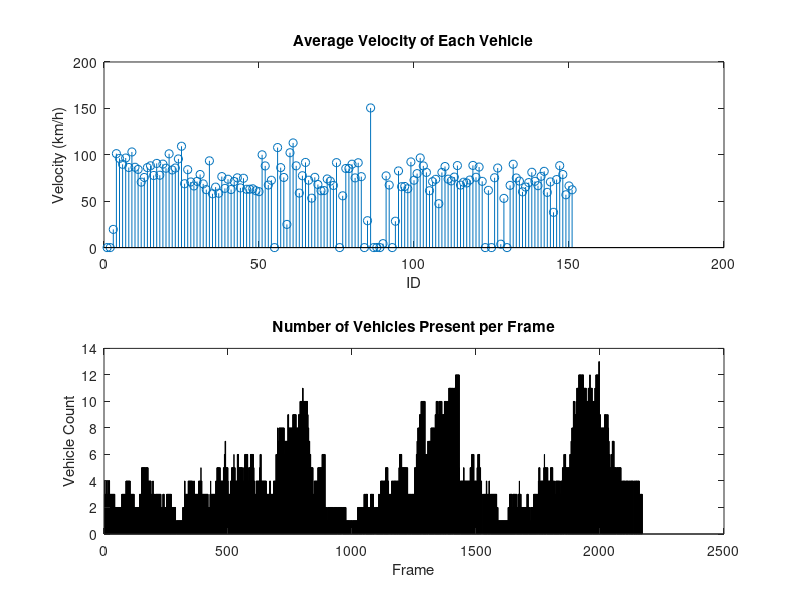

This chart was generated by the following MATLAB code:
jsonData = jsondecode(fileread('30fps-90sec-sample.json'));

%Preallocate array size
%Initialize as zero array as values will be accumulated
YVelocities = zeros(1,1000);
IDOccCounter = zeros(1,1000);


%Preallocate array for IDs.
%Dummy value: -1
IDs = -1.*ones(1,1000);
FrameNo = -1*ones(1,1000);
FrameCountNo = -1*ones(1,1000);
%Iterate through all data
for i = 1:length(jsonData)-1
    realFrameID = jsonData{i}.Frame;
    frameIndex = realFrameID + 1;
    frameCount = jsonData{i}.FrameCount;
    FrameNo(frameIndex) = realFrameID;
    FrameCountNo(frameIndex) = frameCount;
    FrameVehicleLength = length(jsonData{i}.FrameVehicles);
    for j = 1:FrameVehicleLength
        realID = jsonData{i}.FrameVehicles(j).ID;
        realYVel = jsonData{i}.FrameVehicles(j).YVelocity;
        %If velocity is infinite (i.e. -1), then replace with zero
        if realYVel < 0
            realYVel = 0;
        end
        %Because MATLAB indexing starts from 1, all IDs will have its index
        %shifted by one. (e.g. vehicleID = 0 -> MATLAB index = 1)
        indexID = realID+1;
        %Record vehicleID
        IDs(indexID) = realID;
        %Accumulate vehicle speed for each unique vehicles
        YVelocities(indexID) = YVelocities(indexID) + realYVel;
        IDOccCounter(indexID) = IDOccCounter(indexID)+1;
    end
end

%Calculate average velocity of each unique vehicles
averageVelocities = YVelocities./IDOccCounter;
%Replace all infinite velocities (i.e. NaN) with -1, and remove those
%entries.
averageVelocities(isnan(averageVelocities)) = -1;
averageVelocities(averageVelocities==-1)=[];
FrameNo(FrameNo==-1)=[];
FrameCountNo(FrameCountNo==-1)=[];
%Remove all entries with dummy values (i.e. -1)
IDs(IDs==-1)=[];
%Combine ID array to information array
uniqueAvgVelocities = [IDs;averageVelocities];
CountNoPerFrame = [FrameNo;FrameCountNo];

figure(1);
subplot(2,1,1);
stem(uniqueAvgVelocities(2,1:length(uniqueAvgVelocities)));
title('Average Velocity of Each Vehicle');
xlabel('ID');
ylabel('Velocity (km/h)');
subplot(2,1,2);
bar(CountNoPerFrame(2,1:length(CountNoPerFrame)));
title('Number of Vehicles Present per Frame');
xlabel('Frame');
ylabel('Vehicle Count');